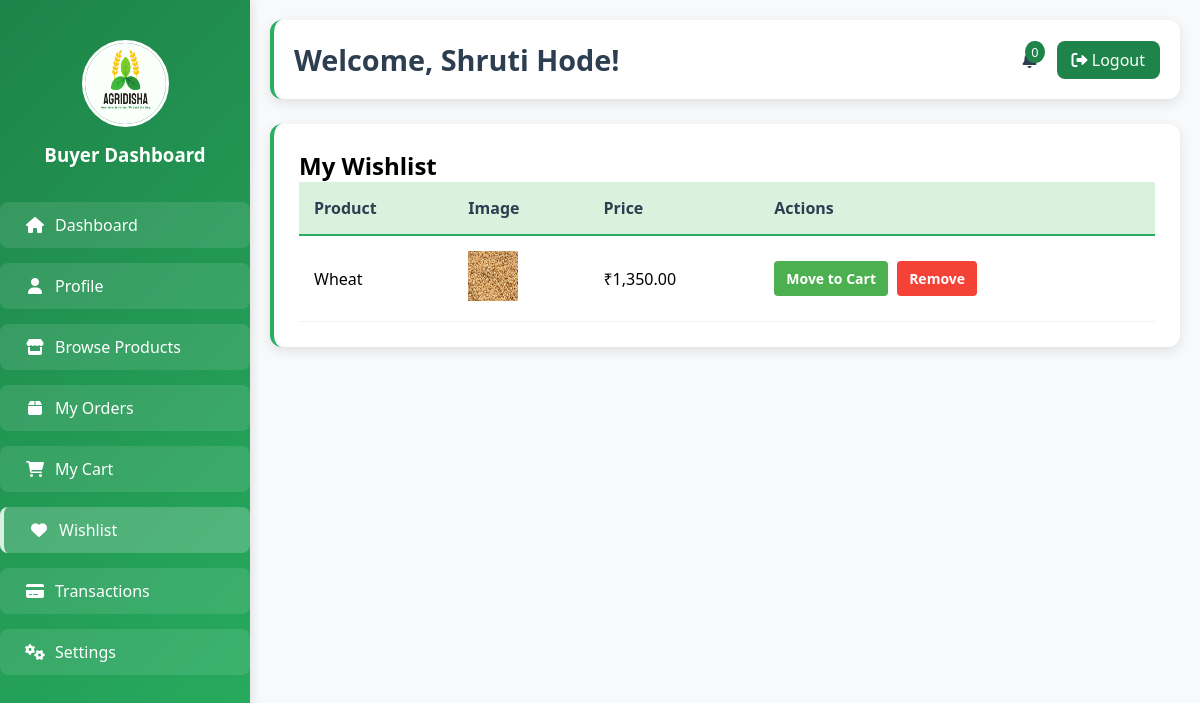
The app's page /bdemo.php?tab=wishlist (signed in) with its own data.
### tables this page shows
CREATE TABLE IF NOT EXISTS `users` (
  `id` int NOT NULL AUTO_INCREMENT,
  `username` varchar(100) NOT NULL,
  `email` varchar(100) NOT NULL,
  `password_hash` varchar(255) NOT NULL,
  `role` enum('Farmer','Buyer','Admin') NOT NULL,
  `status` enum('approved','pending') NOT NULL DEFAULT 'pending',
  `otp` varchar(6) NOT NULL,
  `otp_verified` tinyint(1) DEFAULT '0',
  `otp_timestamp` timestamp NULL DEFAULT CURRENT_TIMESTAMP,
  `reset_token` varchar(300) DEFAULT NULL,
  `reset_token_expiry` datetime DEFAULT NULL,
  `address_line1` varchar(255) DEFAULT NULL,
  `address_line2` varchar(255) DEFAULT NULL,
  `city` varchar(100) DEFAULT NULL,
  `state` varchar(100) DEFAULT NULL,
  `postal_code` varchar(20) DEFAULT NULL,
  `country` varchar(100) DEFAULT NULL,
  `phone` varchar(20) DEFAULT NULL,
  PRIMARY KEY (`id`),
  UNIQUE KEY `email` (`email`)
);

CREATE TABLE IF NOT EXISTS `wishlist` (
  `id` int NOT NULL AUTO_INCREMENT,
  `buyer_id` int NOT NULL,
  `product_id` int NOT NULL,
  `added_at` timestamp NULL DEFAULT CURRENT_TIMESTAMP,
  PRIMARY KEY (`id`),
  KEY `buyer_id` (`buyer_id`),
  KEY `product_id` (`product_id`)
);

CREATE TABLE IF NOT EXISTS `products` (
  `id` int NOT NULL AUTO_INCREMENT,
  `name` varchar(255) NOT NULL,
  `description` text,
  `price` decimal(10,2) NOT NULL,
  `unit` varchar(50) NOT NULL,
  `quantity` int NOT NULL,
  `category` varchar(100) NOT NULL,
  `location` varchar(100) NOT NULL,
  `image_url` varchar(255) DEFAULT NULL,
  `seller_id` int NOT NULL,
  `organic_certified` tinyint(1) DEFAULT '0',
  `in_stock` tinyint(1) DEFAULT '1',
  `delivery_options` varchar(255) DEFAULT NULL,
  `created_at` timestamp NULL DEFAULT CURRENT_TIMESTAMP,
  `updated_at` timestamp NULL DEFAULT CURRENT_TIMESTAMP ON UPDATE CURRENT_TIMESTAMP,
  PRIMARY KEY (`id`),
  KEY `seller_id` (`seller_id`)
);

### buyer_tabs/wishlist.php (the view, shortened to what this page needs)
<?php
$buyer_id = (int)$_SESSION['id'];
$wishlist_query = $conn->prepare("SELECT w.id, w.product_id, p.name, p.image_url, p.price FROM wishlist w JOIN products p ON w.product_id = p.id WHERE w.buyer_id = ?");
$wishlist_query->bind_param("i", $buyer_id);
$wishlist_query->execute();
$wishlist_result = $wishlist_query->get_result();
?>
<!DOCTYPE html>
<html lang="en">
<head>
</head>
<body>
    <div class="table-container">
        <h2>My Wishlist</h2>
        <?php if ($wishlist_result->num_rows > 0): ?>
            <table>
                <thead>
                    <tr>
                        <th>Product</th>
                        <th>Image</th>
                        <th>Price</th>
                        <th>Actions</th>
                    </tr>
                </thead>
                <tbody>
                    <?php while ($wishlist = $wishlist_result->fetch_assoc()): ?>
                        <tr>
                            <td><?= htmlspecialchars($wishlist['name']) ?></td>
                            <td><img src="../AMSDemo/<?= htmlspecialchars($wishlist['image_url']) ?>" width="50" height="50"></td>
                            <td>₹<?= number_format($wishlist['price'], 2) ?></td>
                            <td>
                                <a href="bdemo.php?tab=wishlist&action=add_to_cart&id=<?= $wishlist['product_id'] ?>" class="btn-move-cart">Move to Cart</a>
                                <a href="bdemo.php?tab=wishlist&action=remove&id=<?= $wishlist['id'] ?>" class="btn-remove">Remove</a>
                            </td>
                        </tr>
                    <?php endwhile; ?>
                </tbody>
            </table>
        <?php endif; ?>
    </div>
</body>
</html>

### bdemo.php (shortened to what this page needs)
<?php
$servername = "localhost";
$username = "root";
$password = "";
$dbname = "ams_db";
$conn = new mysqli($servername, $username, $password, $dbname);
$buyer_id = (int)$_SESSION['id'];
$buyer_query = $conn->prepare("SELECT * FROM users WHERE id = ?");
$buyer_query->bind_param("i", $buyer_id);
$buyer_query->execute();
$buyer_result = $buyer_query->get_result();
$buyer_data = $buyer_result->fetch_assoc();
$allowed_tabs = ['dashboard', 'browse_products', 'my_cart', 'my_orders', 'profile', 'settings', 'wishlist', 'transactions'];
$current_tab = isset($_GET['tab']) ? $_GET['tab'] : 'dashboard';
$current_tab = in_array($current_tab, $allowed_tabs) ? $current_tab : 'dashboard';
function isTabActive($tab_name) {
    global $current_tab;
    return $current_tab === $tab_name ? 'active' : '';
}
?>
<!DOCTYPE html>
<html lang="en">
<head>
    <link href="https://cdnjs.cloudflare.com/ajax/libs/font-awesome/6.0.0/css/all.min.css" rel="stylesheet">
    <link rel="stylesheet" href="ASSETS/CSS/buyer.css">
</head>
    <div class="container">
        <div class="sidebar">
            <div class="logo-container">
                <img src="ASSETS/IMAGES/logo.jpg" alt="Logo" height="87" width="87">
                <h3>Buyer Dashboard</h3>
            </div>
            <nav>
                <ul>
                    <li><a href="?tab=dashboard" class="<?= isTabActive('dashboard') ?>">
                        <i class="fas fa-home"></i> Dashboard
                    </a></li>
                    <li><a href="?tab=profile" class="<?= isTabActive('profile') ?>">
                        <i class="fas fa-user"></i> Profile
                    </a></li>
                    <li><a href="?tab=browse_products" class="<?= isTabActive('browse_products') ?>">
                        <i class="fas fa-store"></i> Browse Products
                    </a></li>
                    <li><a href="?tab=my_orders" class="<?= isTabActive('my_orders') ?>">
                        <i class="fas fa-box"></i> My Orders
                    </a></li>
                    <li><a href="?tab=my_cart" class="<?= isTabActive('my_cart') ?>">
                        <i class="fas fa-shopping-cart"></i> My Cart
                    </a></li>
                    <li><a href="?tab=wishlist" class="<?= isTabActive('wishlist') ?>">
                        <i class="fas fa-heart"></i> Wishlist
                    </a></li>
                    <li><a href="?tab=transactions" class="<?= isTabActive('transactions') ?>">
                        <i class="fas fa-credit-card"></i> Transactions
                    </a></li>
                    <li><a href="?tab=setting" class="<?= isTabActive('setting') ?>">
                        <i class="fas fa-cogs"></i> Settings
                    </a></li>
                </ul>
            </nav>
        </div>
        <div class="content">
            <div class="header">
                <h1>Welcome, <?= htmlspecialchars($buyer_data['username']) ?>!</h1>
                <div class="user-actions">
                    <a href="notifications.php" class="notification-icon">
                        <span class="notification-count">0</span>
                    </a>
                    <a href="logout.php" class="logout-btn">
                        <i class="fas fa-sign-out-alt"></i> Logout
                    </a>
                </div>
            </div>
            <div class="main-content">
                <?php
                $tab_file = "./buyer_tabs/$current_tab.php";
                if (file_exists($tab_file)) {
                    include $tab_file;
                } else {
                    echo "<div class='error-message'>Tab content not found</div>";
                }
                ?>
            </div>
        </div>
    </div>
</body>
</html>

### ASSETS/CSS/buyer.css (style rules this page uses)
:root { --primary-green: #1e8449; --secondary-green: #27ae60; --light-green: #daf1de; --accent-brown: #8b4513; --neutral-beige: #f5f0e1; --text-dark: #2c3e50; --text-light: #ffffff; --shadow: rgba(0, 0, 0, 0.1); }
* { margin: 0; padding: 0; box-sizing: border-box; font-family: 'Segoe UI', Tahoma, Geneva, Verdana, sans-serif; }
body { font-family: 'Segoe UI', Tahoma, Geneva, Verdana, sans-serif; margin: 0; padding: 0; background-color: #f8f9fa; }
.container { display: flex; }
.sidebar { width: 250px; background: linear-gradient(135deg, var(--primary-green), var(--secondary-green)); color: var(--text-light); padding: 20px 0; position: fixed; height: 100vh; box-shadow: 2px 0 10px var(--shadow); }
.logo-container { padding: 20px; text-align: center; }
.logo-container img { border-radius: 50%; margin-bottom: 10px; border: 3px solid var(--text-light); }
.sidebar ul { list-style: none; padding: 0; }
.sidebar ul li { margin: 15px 0; }
.sidebar ul li a { display: flex; align-items: center; padding: 12px 25px; color: var(--text-light); text-decoration: none; transition: all 0.3s ease; border-radius: 8px; background-color: rgba(255, 255, 255, 0.1); }
.sidebar ul li a.active { background-color: rgba(255, 255, 255, 0.2); border-left: 4px solid var(--light-green); }
.sidebar ul li a i { margin-right: 10px; width: 20px; text-align: center; }
.content { flex: 1; margin-left: 250px; padding: 20px; }
.header { background-color: #fff; padding: 20px; border-radius: 12px; box-shadow: 0 4px 12px var(--shadow); margin-bottom: 20px; display: flex; justify-content: space-between; align-items: center; border-left: 4px solid var(--secondary-green); }
.header h1 { color: var(--text-dark); font-size: 1.8rem; }
.user-actions { display: flex; align-items: center; gap: 20px; }
.notification-icon { position: relative; color: var(--text-dark); text-decoration: none; }
.notification-count { position: absolute; top: -8px; right: -8px; background-color: var(--primary-green); color: var(--text-light); border-radius: 50%; padding: 2px 6px; font-size: 0.8rem; }
.logout-btn { background-color: var(--primary-green); color: var(--text-light); padding: 8px 15px; border-radius: 8px; text-decoration: none; transition: all 0.3s ease; }
.table-container { background: white; padding: 25px; border-radius: 12px; box-shadow: 0 4px 12px var(--shadow); margin-top: 25px; border-left: 4px solid var(--secondary-green); }
table { width: 100%; border-collapse: separate; border-spacing: 0; }
th { background-color: var(--light-green); color: var(--text-dark); padding: 15px; text-align: left; font-weight: 600; border-bottom: 2px solid var(--secondary-green); }
td { padding: 15px; border-bottom: 1px solid rgba(0, 0, 0, 0.05); }

### buyer_tabs/wishlist.php (style rules this page uses)
.btn-move-cart, .btn-remove { display: inline-block; padding: 8px 12px; border-radius: 4px; text-decoration: none; font-size: 14px; font-weight: bold; margin-right: 5px; cursor: pointer; transition: background-color 0.3s; }
.btn-move-cart { background-color: #4CAF50; color: white; border: none; }
.btn-remove { background-color: #f44336; color: white; border: none; }

### records on screen
users: username "Shruti Hode"
wishlist: product.name "Wheat", product.image_url (picture), product.price "1,350.00"
